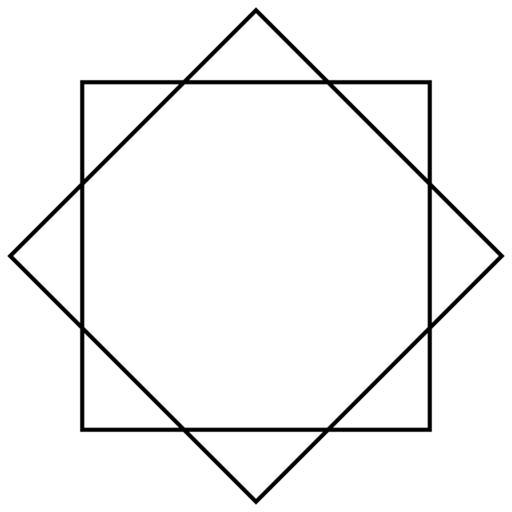
//> input picture Harris_Algorithm/ImageTest/shape.jpeg, 512 x 512 px
$ ./main ../../Harris_Algorithm/ImageTest/shape.jpeg   (built with g++ and OpenCV 4)
//> lines starting //> are read from the running program, lines starting //| are printed output that depends on the picture; after the words box and inside, x2 and y2 are one past the last pixel; in counts of white or black regions, pixels touching at a corner belong together
//> further down, src is the input picture: 512 rows x 512 cols, CV_8UC1; min 0, max 255, mean 243.9
#include <iostream>
#include <opencv4/opencv2/opencv.hpp>

using namespace cv;
using namespace std;

const int ht = 100;
const int lt = 50;

void calcMagAng(const Mat& src, Mat& mag, Mat& ang) {
    Mat dx, dy;
    Sobel(src, dx, CV_32F, 1, 0);
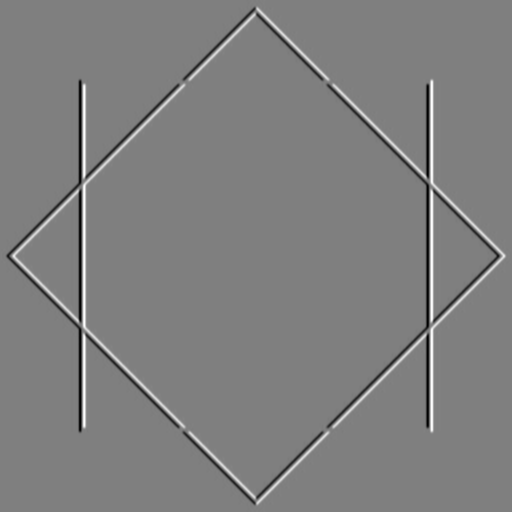
//> dx: 512 rows x 512 cols, CV_32FC1; min -737, max 738, mean 0; drawn with min black and max white
    Sobel(src, dy, CV_32F, 0, 1);
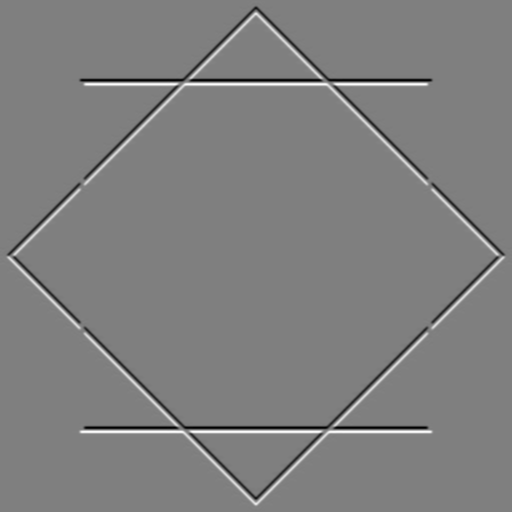
//> dy: 512 rows x 512 cols, CV_32FC1; min -745, max 745, mean 0; drawn with min black and max white
    magnitude(dx, dy, mag);
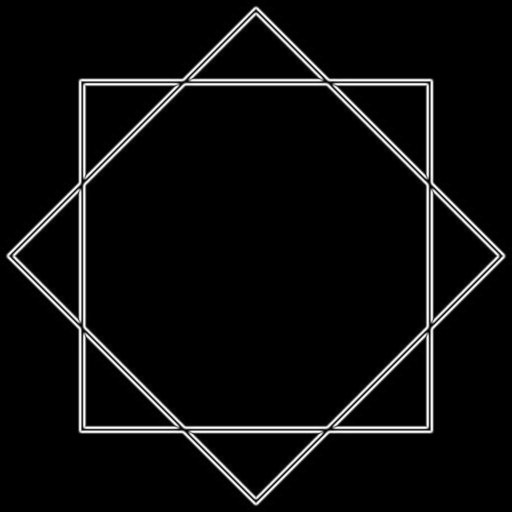
//> mag: 512 rows x 512 cols, CV_32FC1; min 0, max 752.4, mean 39.5; drawn with min black and max white
    phase(dx, dy, ang, true);
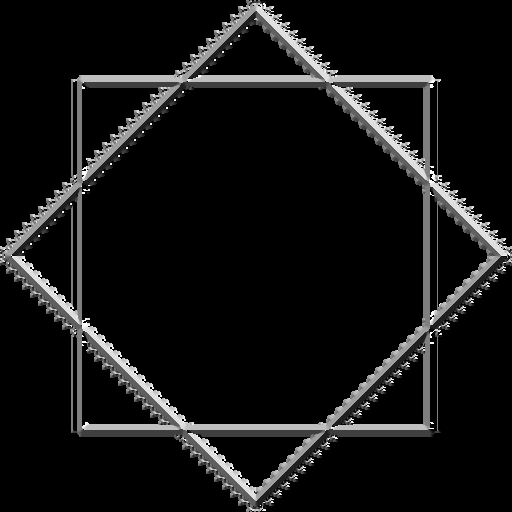
//> ang: 512 rows x 512 cols, CV_32FC1; min 0, max 359.9, mean 28.1; drawn with min black and max white
}

void calcNMS(const Mat& mag, const Mat& ang, Mat& nmsOut) {
    copyMakeBorder(mag, nmsOut, 1, 1, 1, 1, BORDER_CONSTANT, Scalar(0));
    for(int y = 1; y < mag.rows; y++) {
        for(int x = 1; x < mag.cols; x++) {
            float angVal = ang.at<float>(y-1,x-1) > 180 ? ang.at<float>(y,x)-180 : ang.at<float>(y,x);
            if(angVal >= 0 && angVal <= 22.5 || angVal >= 157.5 && angVal <= 180) {
                if(nmsOut.at<float>(y,x) < nmsOut.at<float>(y-1,x) || nmsOut.at<float>(y,x) < nmsOut.at<float>(y+1,x)) {
                    nmsOut.at<float>(y,x) = 0;
                }
            } else if(angVal > 22.5 && angVal <= 67.5) {
                if(nmsOut.at<float>(y,x) < nmsOut.at<float>(y-1,x-1) || nmsOut.at<float>(y,x) < nmsOut.at<float>(y+1,x+1)) {
                    nmsOut.at<float>(y,x) = 0;
                }
            } else if(angVal > 67.5 && angVal <= 112.5) {
                if(nmsOut.at<float>(y,x) < nmsOut.at<float>(y,x-1) || nmsOut.at<float>(y,x) < nmsOut.at<float>(y,x+1)) {
                    nmsOut.at<float>(y,x) = 0;
                }
            } else if(angVal > 112.5 && angVal <= 157.5) {
                if(nmsOut.at<float>(y,x) < nmsOut.at<float>(y-1,x+1) || nmsOut.at<float>(y,x) < nmsOut.at<float>(y+1,x-1)) {
                    nmsOut.at<float>(y,x) = 0;
                }
            }
        }
    }
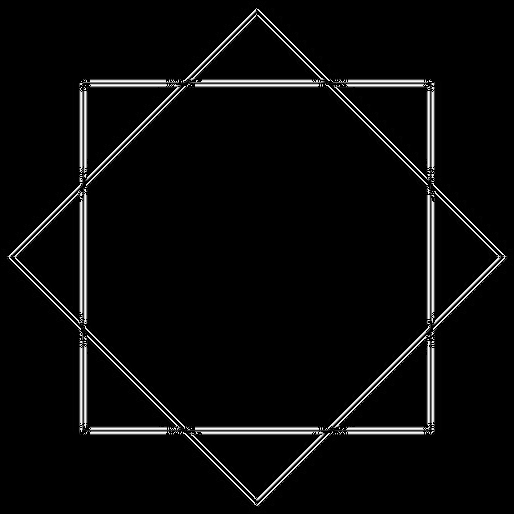
//> nmsOut: 514 rows x 514 cols, CV_32FC1; min 0, max 752.4, mean 29.1; drawn with min black and max white
}

void myThreshold(const Mat& nmsOut, Mat& dest) {
    dest = Mat::zeros(nmsOut.rows-2, nmsOut.cols-2, CV_8U);
    for(int y = 0; y < nmsOut.rows-1; y++) {
        for(int x = 0; x < nmsOut.cols-1; x++) {
            if(nmsOut.at<float>(y,x) > ht)
                dest.at<uchar>(y-1, x-1) = 255;
            else if(nmsOut.at<float>(y, x) < lt)
                dest.at<uchar>(y-1, x-1) = 0;
            else {
                bool strongN = false;
                for(int j = -1; j >= 1; j++) {
                    for(int i = -1; i >= 1; i++) {
                        if(nmsOut.at<float>(y+j, x+i) > ht) {
                            strongN = true;
                        }
                    }
                }
                if(strongN)
                    dest.at<uchar>(y-1, x-1) = 255;
                else
                    dest.at<uchar>(y-1, x-1) = 0;
            }
        }
    }
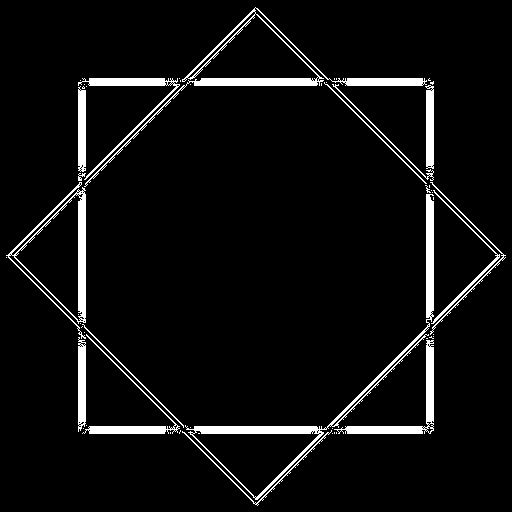
//> dest: 512 rows x 512 cols, CV_8UC1; 5.4% white; 53 white regions (37 under 20 px), largest, box (x1, y1, x2, y2) and area: (185, 194, 434, 500) 3020, (84, 7, 427, 187) 2610, (6, 182, 86, 339) 1711
}

void myCanny(const Mat& src, Mat& dest) {
    Mat blur, mag, ang, nmsOut;
    GaussianBlur(src, blur, Size(3,3), 0, 0);
    calcMagAng(blur, mag, ang);
    calcNMS(mag, ang, nmsOut);
    myThreshold(nmsOut, dest);
}


int main(int argc, char**argv) {
    if(argc < 2) {
        cout << "error" << endl;
        exit(0);
    }
    Mat src = imread(argv[1], IMREAD_GRAYSCALE);
    if(src.empty()) {
        cout << "error" << endl;
        exit(0);
    }
    Mat dest, cannyCV;
    imshow("src", src);
    myCanny(src, dest);
    imshow("dest", dest);
    Canny(src, cannyCV, 30, 100);
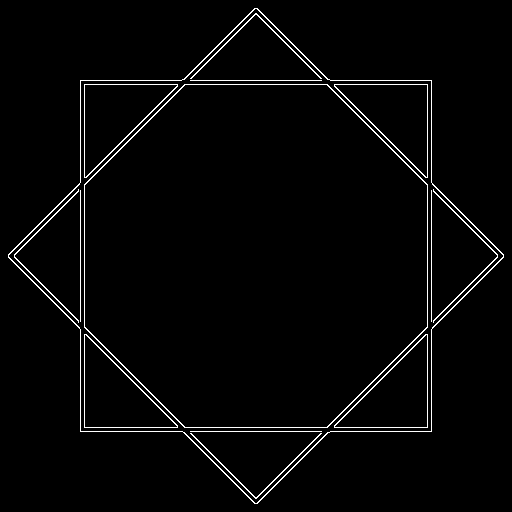
//> cannyCV: 512 rows x 512 cols, CV_8UC1; 2.4% white in thin lines or dots
    imshow("cannyCv", cannyCV);

    waitKey(0);

    return 0;
}
